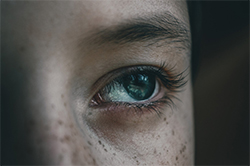
#> input picture CV-1/Test Input Images/250x166/1.jpg, 250 x 166 px
$ python -i myCanny.py   (imports and definitions only)
#> lines starting #> are read from the running program, lines starting #| are printed output that depends on the picture
import numpy as np
from scipy.signal import convolve2d
import matplotlib.pyplot as plt    #Used for plotting
import imageio


def gaussian_kernel(size = 5, sigma=1):
        size = int(size) // 2
        x, y = np.mgrid[-size:size+1, -size:size+1]
        normal = 1 / (2.0 * np.pi * sigma**2)
        g =  np.exp(-((x**2 + y**2) / (2.0*sigma**2))) * normal
        return g

def sobel_filters(img):
    Kx = np.array([[-1, 0, 1], [-2, 0, 2], [-1, 0, 1]], np.float32)
    Ky = np.array([[1, 2, 1], [0, 0, 0], [-1, -2, -1]], np.float32)

    Ix = convolve2d(img, Kx)
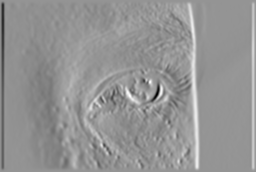
#> Ix: shape (172, 256) float64; min -249.4, max 179.6, mean 0; drawn with min black and max white
    Iy = convolve2d(img, Ky)
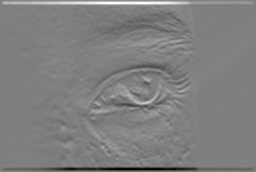
#> Iy: shape (172, 256) float64; min -415.6, max 413.7, mean 0; drawn with min black and max white

    #G = np.hypot(Ix, Iy)
    G = np.sqrt(Ix**2 + Iy**2)
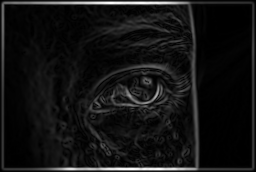
#> G: shape (172, 256) float64; min 3.55e-15, max 415.6, mean 31.1; drawn with min black and max white
    G = G / G.max() * 255
    theta = np.arctan2(Iy, Ix)
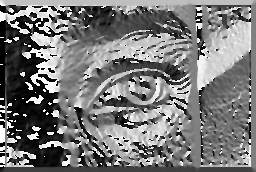
#> theta: shape (172, 256) float64; min -3.14, max 3.14, mean -0.153; drawn with min black and max white

    return (G, theta)

def non_max_suppression(img, D):
    M, N = img.shape
#> M = 172; N = 256
    Z = np.zeros((M,N), dtype=np.int32)
    angle = D * 180. / np.pi
    angle[angle < 0] += 180
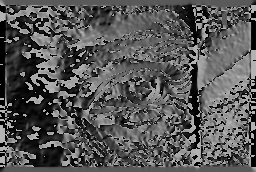
#> angle: shape (172, 256) float64; min 0, max 180, mean 86.6

    for i in range(1,M-1):
        for j in range(1,N-1):
            try:
                q = 255
                r = 255

               #angle 0
                if (0 <= angle[i,j] < 22.5) or (157.5 <= angle[i,j] <= 180):
                    q = img[i, j+1]
                    r = img[i, j-1]
                #angle 45
                elif (22.5 <= angle[i,j] < 67.5):
                    q = img[i+1, j-1]
                    r = img[i-1, j+1]
                #angle 90
                elif (67.5 <= angle[i,j] < 112.5):
                    q = img[i+1, j]
                    r = img[i-1, j]
                #angle 135
                elif (112.5 <= angle[i,j] < 157.5):
                    q = img[i-1, j-1]
                    r = img[i+1, j+1]

                if (img[i,j] >= q) and (img[i,j] >= r):
                    Z[i,j] = img[i,j]
                else:
                    Z[i,j] = 0

            except IndexError as e:
                pass
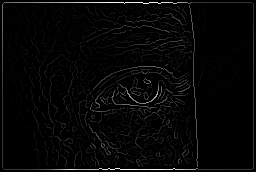
#> Z: shape (172, 256) int32; min 0, max 255, mean 6.2

    return Z

def threshold(img, lowThresholdRatio=0.06, highThresholdRatio=0.09):

#> called with lowThresholdRatio = 0.06, highThresholdRatio = 0.09
    highThreshold = img.max() * highThresholdRatio
#> highThreshold = 22.95
    lowThreshold = highThreshold * lowThresholdRatio
#> lowThreshold = 1.38

    M, N = img.shape
#> M = 172; N = 256
    res = np.zeros((M,N), dtype=np.int32)

    weak = np.int32(30)
    strong = np.int32(120)

    strong_i, strong_j = np.where(img >= highThreshold)
#> strong_i = 3589 values from 2 to 169; strong_j = 3589 values, max 253 at index 251, min 2 at index 252, mean 133.5
    #zeros_i, zeros_j = np.where(img < lowThreshold)

    weak_i, weak_j = np.where((img <= highThreshold) & (img >= lowThreshold))
#> weak_i = 5200 values from 5 to 166; weak_j = 5200 values, max 250 at index 2014, min 5 at index 2161, mean 111.4

    res[strong_i, strong_j] = strong
    res[weak_i, weak_j] = weak

    return res

def hysteresis(img, weak=30, strong=120):
#> called with weak = 30, strong = 120
    M, N = img.shape
#> M = 172; N = 256
    for i in range(1, M-1):
        for j in range(1, N-1):
            if (img[i,j] == weak):
                try:
                    if ((img[i+1, j-1] == strong) or (img[i+1, j] == strong) or (img[i+1, j+1] == strong)
                        or (img[i, j-1] == strong) or (img[i, j+1] == strong)
                        or (img[i-1, j-1] == strong) or (img[i-1, j] == strong) or (img[i-1, j+1] == strong)):
                        img[i, j] = strong
                    else:
                        img[i, j] = 0
                except IndexError as e:
                    pass
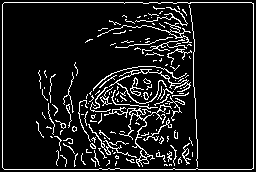
#> img: shape (172, 256) int32; values 0 (black) and 120 (white), 10.1% white in thin lines or dots
    return img


def findEdges (image_gray):

    img_smoothed = convolve2d(image_gray,gaussian_kernel(5,1))
    gradientMat, thetaMat = sobel_filters(img_smoothed)
    nonMaxImg = non_max_suppression(gradientMat, thetaMat)
    thresholdImg = threshold(nonMaxImg)
    img_final = hysteresis(thresholdImg)
    #plt.imshow(img_final)
    #plt.show()
    #print (thresholdImg)
    return img_final

>>> import cv2
>>> picture = cv2.imread('Test Input Images/250x166/1.jpg', cv2.IMREAD_GRAYSCALE)
>>> result = findEdges(picture)

$ run again, on CV-1/Test Input Images/250x166/2.jpg
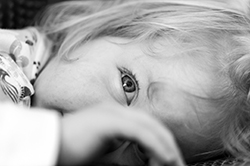
#> input picture CV-1/Test Input Images/250x166/2.jpg, 250 x 166 px
#> picture is the input picture: shape (166, 250); min 0, max 255, mean 163.5
#> after the loop in non_max_suppression, `for i in range(1,M-1):`:
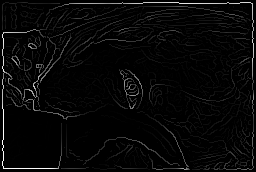
#> Z: shape (172, 256) int32; min 0, max 255, mean 7.7
#> highThreshold = 22.95
#> lowThreshold = 1.38
#> strong_i = 4113 values from 2 to 169; strong_j = 4113 values, max 253 at index 841, min 2 at index 238, mean 122.5
#> weak_i = 5193 values from 2 to 169; weak_j = 5193 values, max 250 at index 4148, min 4 at index 108, mean 151.9
#> after the loop in hysteresis, `for i in range(1, M-1):`:
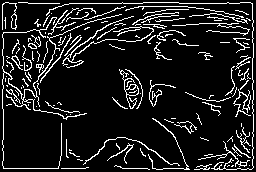
#> img: shape (172, 256) int32; values 0 (black) and 120 (white), 11.6% white in thin lines or dots

$ run again, on CV-1/Test Input Images/250x166/3.jpg
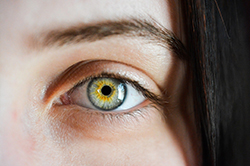
#> input picture CV-1/Test Input Images/250x166/3.jpg, 250 x 166 px
#> after the loop in non_max_suppression, `for i in range(1,M-1):`:
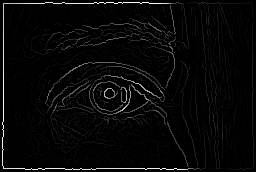
#> Z: shape (172, 256) int32; min 0, max 255, mean 7.6
#> highThreshold = 22.95
#> lowThreshold = 1.38
#> strong_i = 3274 values from 2 to 169; strong_j = 3274 values, max 253 at index 1806, min 2 at index 2723, mean 125.8
#> weak_i = 6678 values from 2 to 169; weak_j = 6678 values, max 253 at index 667, min 6 at index 1733, mean 133.5
#> after the loop in hysteresis, `for i in range(1, M-1):`:
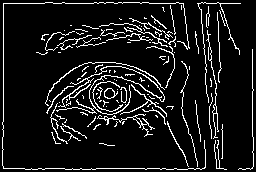
#> img: shape (172, 256) int32; values 0 (black) and 120 (white), 9.6% white in thin lines or dots
